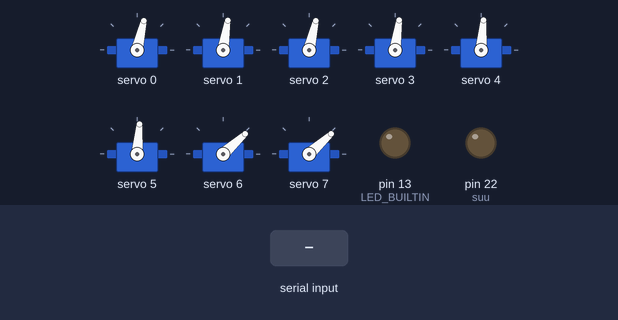
A sketch run on a simulated Arduino Mega 2560, built with avr-gcc and run on an emulated ATmega2560. On the bench: 8 × servo, output pins drawn as LEDs (lit = HIGH). The inputs (shaded band) are chosen by the test bench.

Above: at 1.2 s.
1.3 s: "ex\n" received over Serial
At 2.5 s:
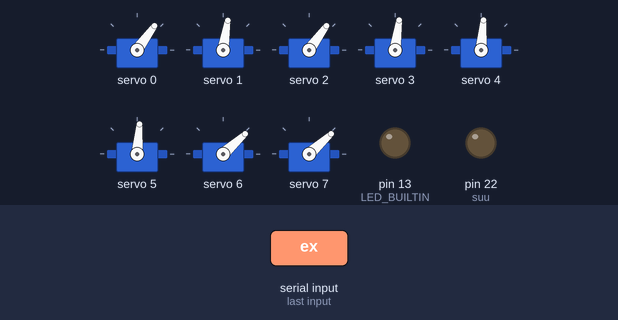
2.8 s: "ey\n" received over Serial
At 3.5 s:
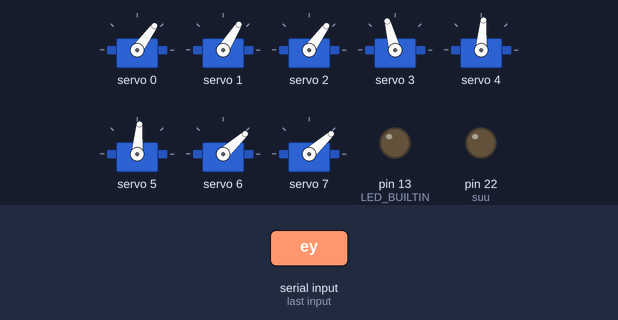
4.3 s: "b\n" received over Serial
At 5.5 s:
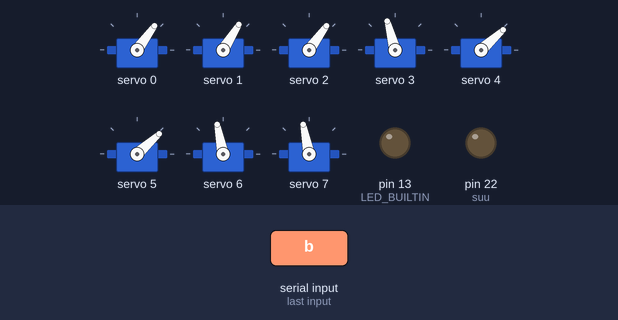
5.8 s: "mo\n" received over Serial
At 7.0 s:
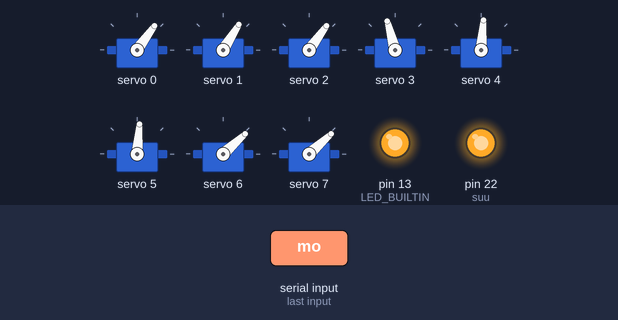
7.3 s: "z\n" received over Serial
At 8.4 s:
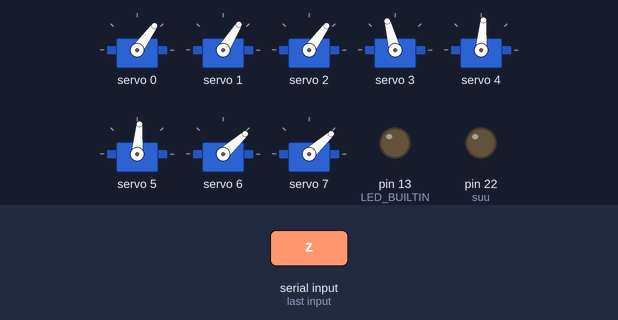
Timing chart, 0 to 9.8 s (numbered marks = the images above; inputs shaded):
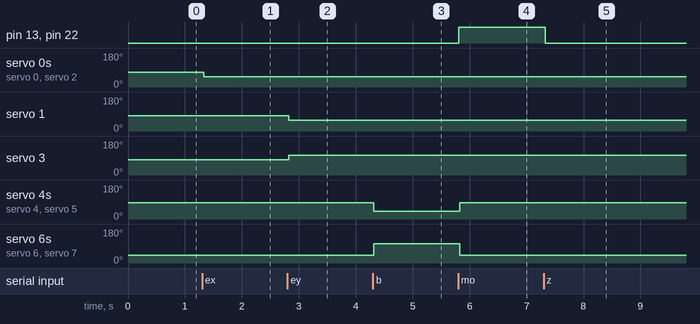

Measured:
- after the input at 1.3 s, servo 0, servo 2: 77° → 54° at once
- after the input at 2.8 s, servo 1: 81° → 58° at once; servo 3: 82° → 105° at once
- after the input at 4.3 s, servo 4, servo 5: 85° → 42° at once; servo 6, servo 7: 42° → 101° at once
- after the input at 5.8 s, pin 13 (LED_BUILTIN), pin 22 (suu): LOW → HIGH at once; servo 4, servo 5: 42° → 85° at once; servo 6, servo 7: 101° → 42° at once
- after the input at 7.3 s, pin 13 (LED_BUILTIN), pin 22 (suu): HIGH → LOW at once

The sketch:

hirvi.ino
```cpp
#include <Stepper.h>
#include <Adafruit_PWMServoDriver.h>

Adafruit_PWMServoDriver pwm = Adafruit_PWMServoDriver();

// Utils
String command; // The whole serial read
String cmd; // First 2 chars parsed
const int dly = 10;

// Eyes
int xval = 500;
int yval = 500;
int lexpulse;
int rexpulse;
int leypulse;
int reypulse;
int ro = 350; // Right eye open
int rc = 240; // closed
int lo = 240;
int lc = 390;
int trimval;
int switchval = 0;

// Outputs
int suu = 22;


void setup() {
  Serial.begin(9600);

  pinMode(LED_BUILTIN, OUTPUT);
  digitalWrite(LED_BUILTIN, LOW);

  pinMode(suu, OUTPUT);
  digitalWrite(suu, LOW);

  // Silmät
  pwm.begin();
  pwm.setPWMFreq(60);  // Analog servos run at ~60 Hz updates

  delay(dly);
}


void loop(){
  if (Serial.available()) {
    command = Serial.readStringUntil('\n');
    cmd = command.substring(0,2);
  }

  if(cmd == "z") {
    resetOthers();
  }

  // Eyes
  if(cmd == "ex") { // Eye X
    xval = command.substring(2).toInt();
    // 0-1023 (lepo = 500)
    if(xval < 0) xval = 0;
    if(xval > 1023) xval = 1023;
  }
  if(cmd == "ey") { // Eye Y
    yval = command.substring(2).toInt();
    // 0-1023 (lepo = 500)
    if(yval < 0) yval = 0;
    if(yval > 1023) yval = 1023;
  }
  if(cmd == "li") { // Lids trimval (0-1023, 0 = auki, 1023 = kiinni)
    trimval = command.substring(2).toInt();
  } else {
    trimval = 500;
  }
  if(cmd == "b") { // Blink
    switchval = LOW;
  } else {
    switchval = HIGH;
  }
  if(cmd == "mo") { // Move others
    moveOthers();
  }
  moveEyes();

  delay(dly);
}

void moveEyes() {
  // Eye read
  lexpulse = map(xval, 0,1023, 270, 390);
  rexpulse = lexpulse;

  leypulse = map(yval, 0,1023, 280, 400);
  reypulse = map(yval, 0,1023, 400, 280);

  pwm.setPWM(0, 0, lexpulse);
  pwm.setPWM(1, 0, leypulse);
  pwm.setPWM(2, 0, rexpulse);
  pwm.setPWM(3, 0, reypulse);

  // Blink
  if (switchval == LOW) {
    // Oikea silmä
    pwm.setPWM(4, 0, rc);
    pwm.setPWM(5, 0, rc);
    // Vasen
    pwm.setPWM(6, 0, lc);
    pwm.setPWM(7, 0, lc);
  } else if (switchval == HIGH) {
    // Invers?
    pwm.setPWM(4, 0, ro);
    pwm.setPWM(5, 0, ro);
    pwm.setPWM(6, 0, lo);
    pwm.setPWM(7, 0, lo);
  }
  delay(dly);
}

void moveOthers() {
  digitalWrite(LED_BUILTIN, HIGH);
  digitalWrite(suu, HIGH);
  delay(dly);
}

void resetOthers() {
  digitalWrite(LED_BUILTIN, LOW);
  digitalWrite(suu, LOW);
  delay(dly);
}
```
